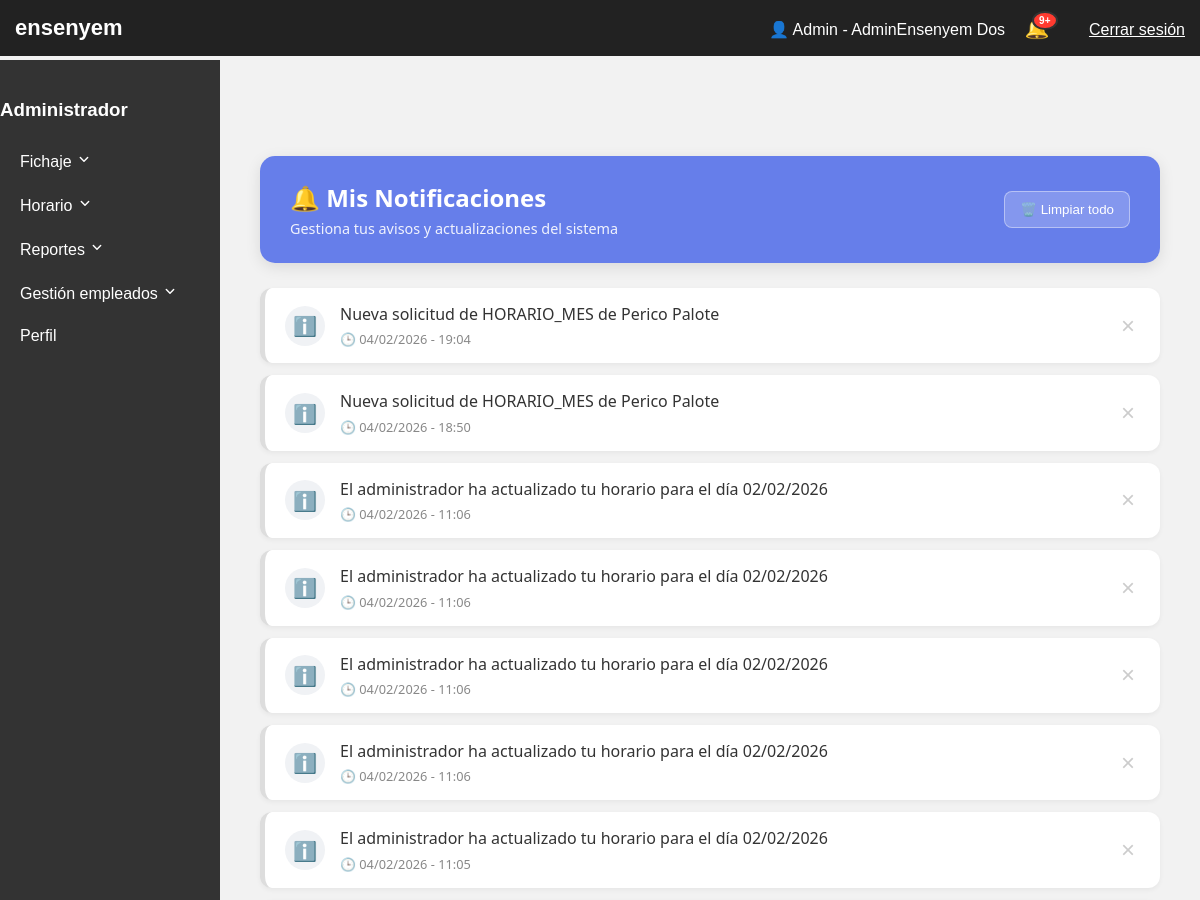
/panel.php?seccion=notificaciones (signed in, upper part), run on an earlier commit of the app's database.
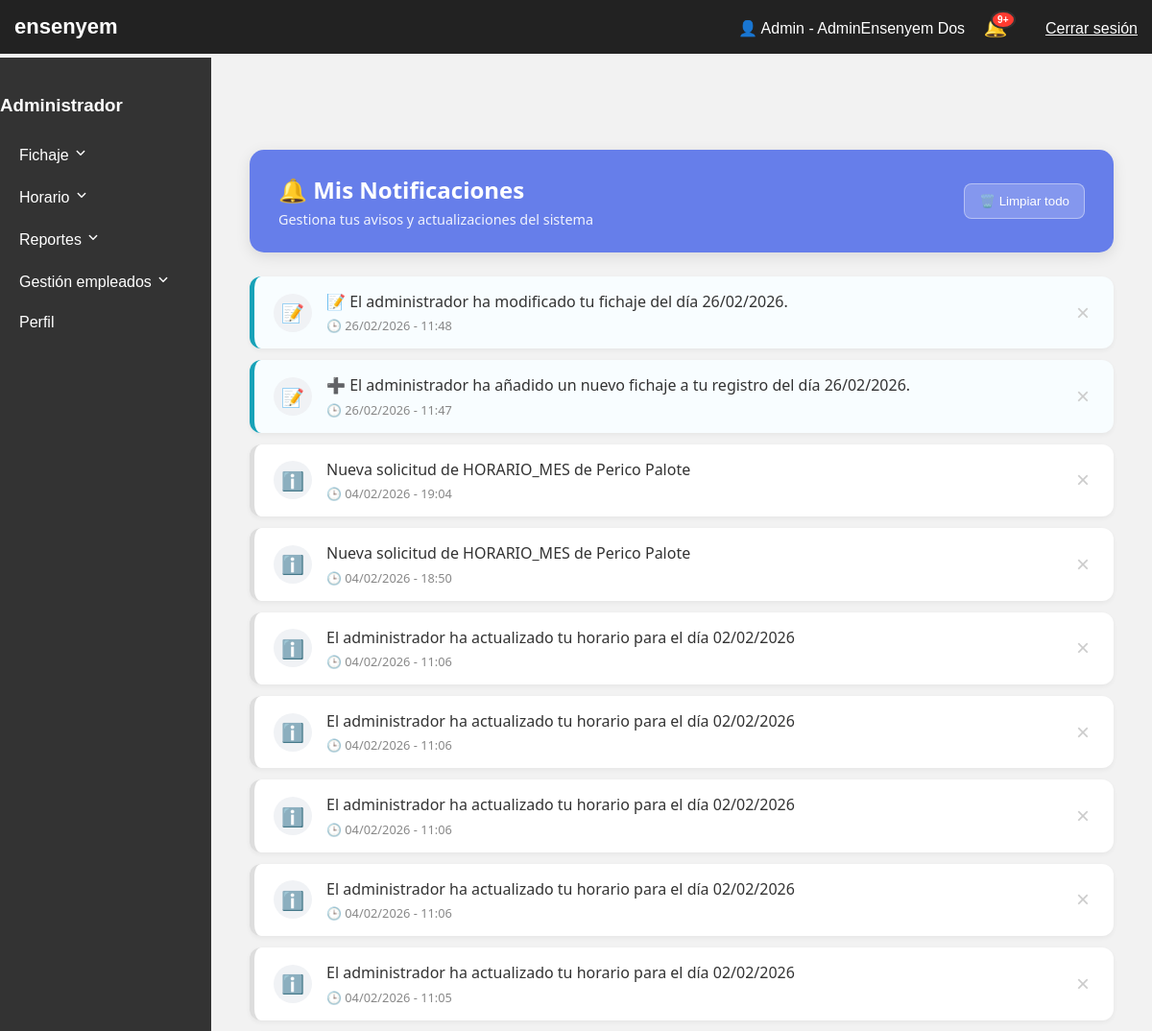
And on a later commit of the database.
### tables this page shows
CREATE TABLE `notificaciones` (
  `id_notificacion` int(11) NOT NULL,
  `id_usuario` int(11) NOT NULL,
  `mensaje` text NOT NULL,
  `tipo` varchar(50) DEFAULT NULL,
  `leida` tinyint(1) DEFAULT 0,
  `fecha_creacion` timestamp NOT NULL DEFAULT current_timestamp()
);

### secciones/notificaciones.php (the view, shortened to what this page needs)
<?php
$idUsuario = $_SESSION['usuario']['id'];
$pdo->prepare("DELETE FROM NOTIFICACIONES WHERE id_usuario = ? AND fecha_creacion < DATE_SUB(NOW(), INTERVAL 30 DAY)")->execute([$idUsuario]);
$stmt = $pdo->prepare("SELECT * FROM NOTIFICACIONES WHERE id_usuario = ? ORDER BY fecha_creacion DESC");
$stmt->execute([$idUsuario]);
$notificaciones = $stmt->fetchAll(PDO::FETCH_ASSOC);
?>
<link rel="stylesheet" href="css/notificaciones.css">
<div class="notif-page-container">
    <div class="notif-header-banner">
        <div class="header-content">
            <h2>🔔 Mis Notificaciones</h2>
            <p>Gestiona tus avisos y actualizaciones del sistema</p>
        </div>
        <button class="btn-clear-all" onclick="eliminarTodas()">
            <span class="icon">🗑️</span> Limpiar todo
        </button>
    </div>
    <div class="notif-list-container">
        <?php if (empty($notificaciones)): ?>
            <div class="notif-empty-state">
                <div class="empty-icon">📂</div>
                <p>No tienes notificaciones pendientes</p>
            </div>
        <?php else: ?>
            <div class="notif-grid" id="contenedor-notificaciones">
                <?php foreach ($notificaciones as $n):
                    $icono = 'ℹ️';
                    $claseTipo = '';
                    $msg = $n['mensaje'];
                    if (strpos($msg, 'ACEPTADA') !== false || strpos($msg, 'APROBADA') !== false) {
                        $icono = '✅'; $claseTipo = 'notif-success';
                    } elseif (strpos($msg, 'RECHAZADA') !== false) {
                        $icono = '❌'; $claseTipo = 'notif-danger';
                    } elseif (strpos($msg, 'modificado') !== false || strpos($msg, 'añadido') !== false) {
                        $icono = '📝'; $claseTipo = 'notif-info';
                    }
                ?>
                    <div class="notif-card <?= $claseTipo ?>" id="notif-<?= $n['id_notificacion'] ?>">
                        <div class="notif-icon-circle"><?= $icono ?></div>
                        <div class="notif-content">
                            <p class="notif-message"><?= htmlspecialchars($msg) ?></p>
                            <span class="notif-date">
                                🕒 <?= date('d/m/Y - H:i', strtotime($n['fecha_creacion'])) ?>
                            </span>
                        </div>
                        <button class="btn-delete-single" onclick="eliminarNotificacion(<?= $n['id_notificacion'] ?>)" title="Eliminar">
                            &times;
                        </button>
                    </div>
                <?php endforeach; ?>
            </div>
        <?php endif; ?>
    </div>
</div>

What changed in the data, as far as the page shows it:
added notificaciones: mensaje "📝", mensaje "📝 El administrador ha modificado tu fichaje del día 26/02/2026.", fecha_creacion "26/02/2026 - 11:48"
added notificaciones: mensaje "📝", mensaje "➕ El administrador ha añadido un nuevo fichaje a tu registro del día 26/02/2026.", fecha_creacion "26/02/2026 - 11:47"
